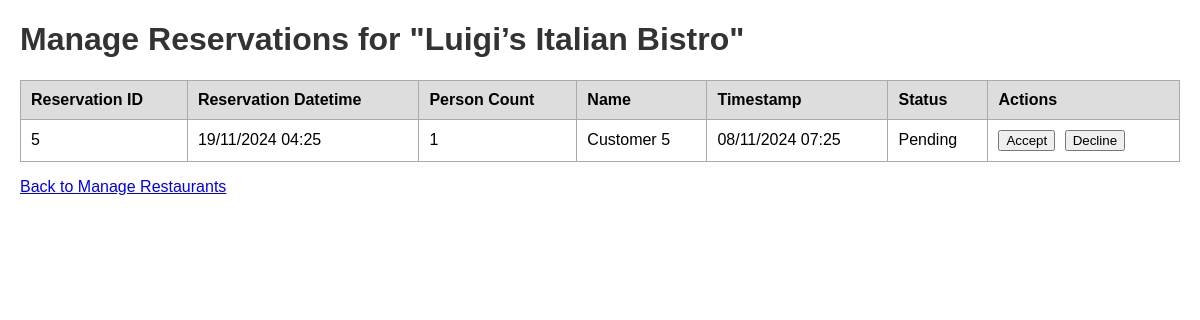
/restaurants/1/reservations, run on the app's committed database.
### app/models.py (models this page shows, shortened)
class Restaurant(db.Model):
    __tablename__ = 'restaurants'  # Ensure plural
    id = db.Column(db.Integer, primary_key=True)
    name = db.Column(db.String(128), nullable=False)
    address = db.Column(db.String(256), nullable=False)
    phone_number = db.Column(db.String(20), nullable=False)
    description = db.Column(db.Text(), nullable=True)
    manager_id = db.Column(db.Integer, db.ForeignKey('users.id'), nullable=False)
    latitude = db.Column(db.Float, nullable=True)   # TODO: Consider setting nullable=False after seeding
    longitude = db.Column(db.Float, nullable=True)  # TODO: Consider setting nullable=False after seeding
    categories = db.relationship('Category', secondary='restaurant_categories', back_populates='restaurants')
    reservations = db.relationship('Reservation', back_populates='restaurant', cascade='all, delete-orphan')

class Reservation(db.Model):
    __tablename__ = 'reservations'
    id = db.Column(db.Integer, primary_key=True)
    reservation_datetime = db.Column(db.DateTime, nullable=False)
    timestamp = db.Column(db.DateTime, default=datetime.utcnow, nullable=False)
    person_count = db.Column(db.Integer, nullable=False)
    restaurant_id = db.Column(db.Integer, db.ForeignKey('restaurants.id'), nullable=False)
    name = db.Column(db.String(100), nullable=False)
    status = db.Column(db.String(20), nullable=False, default='pending')
    frontend_user_id = db.Column(db.Integer, db.ForeignKey('frontend_users.id'), nullable=True)
    restaurant = db.relationship('Restaurant', back_populates='reservations')
    frontend_user = db.relationship('FrontendUser', back_populates='reservations')

### app/main/routes.py (the view)
@bp.route('/restaurants/<int:restaurant_id>/reservations', methods=['GET', 'POST'])
def manage_reservations(restaurant_id):
    restaurant = Restaurant.query.get_or_404(restaurant_id)
    now = datetime.now()
    reservations = Reservation.query.filter(
        Reservation.restaurant_id == restaurant_id,
        Reservation.reservation_datetime >= now,
        Reservation.status.in_(['pending', 'accepted', 'declined'])
    ).order_by(Reservation.reservation_datetime.asc()).all()
    return render_template('manage_reservations.html', restaurant=restaurant, reservations=reservations)

### app/templates/manage_reservations.html (shortened to what this page needs)
<!DOCTYPE html>
<html lang="en">
<head>
</head>
<body>
    <h1>Manage Reservations for "{{ restaurant.name }}"</h1>
    <table>
        <thead>
            <tr>
                <th>Reservation ID</th>
                <th>Reservation Datetime</th>
                <th>Person Count</th>
                <th>Name</th>
                <th>Timestamp</th>
                <th>Status</th>
                <th>Actions</th>
            </tr>
        </thead>
        <tbody>
            {% for reservation in reservations %}
                <tr>
                    <td>{{ reservation.id }}</td>
                    <td>{{ reservation.reservation_datetime.strftime('%d/%m/%Y %H:%M') }}</td>
                    <td>{{ reservation.person_count }}</td>
                    <td>{{ reservation.name }}</td>
                    <td>{{ reservation.timestamp.strftime('%d/%m/%Y %H:%M') }}</td>
                    <td>{{ reservation.status.capitalize() }}</td>
                    <td class="action-buttons">
                        {% if reservation.status == 'pending' %}
                            <form method="POST" action="{{ url_for('main.update_reservation_status', reservation_id=reservation.id) }}" style="display:inline;">
                                <button type="submit">Accept</button>
                            </form>
                            <form method="POST" action="{{ url_for('main.update_reservation_status', reservation_id=reservation.id) }}" style="display:inline;">
                                <button type="submit">Decline</button>
                            </form>
                        {% else %}
                            N/A
                        {% endif %}
                    </td>
                </tr>
            {% else %}
                <tr>
                    <td colspan="7">No upcoming reservations.</td>
                </tr>
            {% endfor %}
        </tbody>
    </table>
    <p><a href="{{ url_for('main.manage_restaurants') }}">Back to Manage Restaurants</a></p>
</body>
</html>

### app/templates/manage_reservations.html (style rules this page uses)
body { font-family: Arial, sans-serif; margin: 20px; }
h1 { color: #333; }
table { width: 100%; border-collapse: collapse; margin-top: 20px; }
th, td { border: 1px solid #aaa; padding: 10px; text-align: left; }
th { background-color: #ddd; }
.action-buttons button { margin-right: 5px; }

### data on the page
Restaurant: name "Luigi’s Italian Bistro"
Reservation: id "5", reservation_datetime "19/11/2024 04:25", person_count "1", name "Customer 5", timestamp "08/11/2024 07:25", status "Pending"
